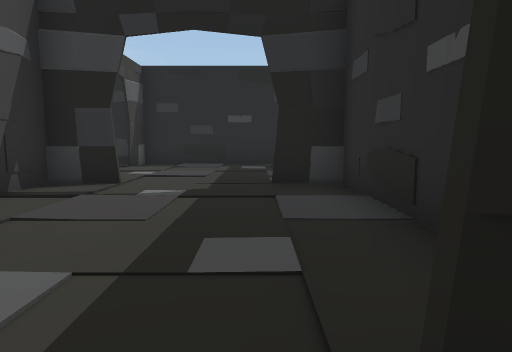
[1] (above)

17 first-person views from a walk through a 3-D level made in the Unity game engine. The camera is 1.4 m above the floor, tilts 6° down and sees 75° across. The floor is counted in squares, 2 m on a side. Each view is taken from the middle of a square. On the plan, view 1 faces up. The plan holds only what a view shows up to about 10 squares ahead; the rest is blank. The place goes on beyond the plan. The player character is not drawn.

[2]
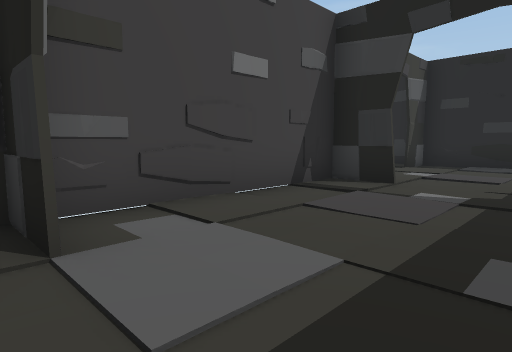

[3]
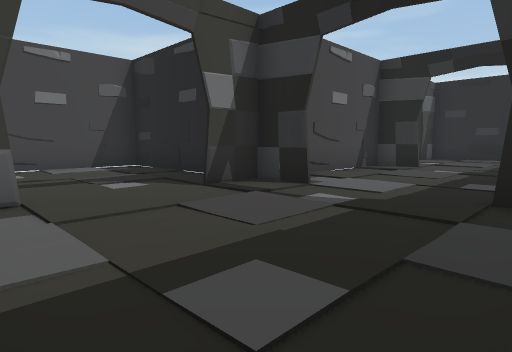

[4]
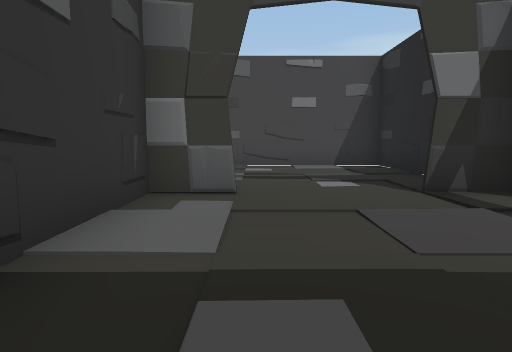

[5]
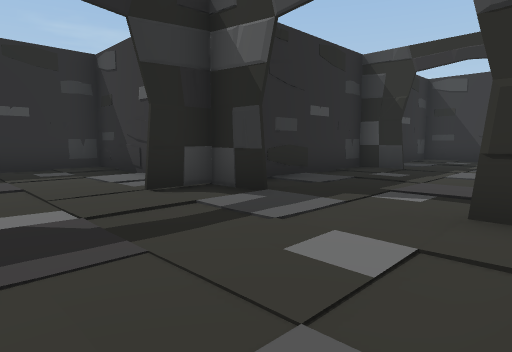

[6]
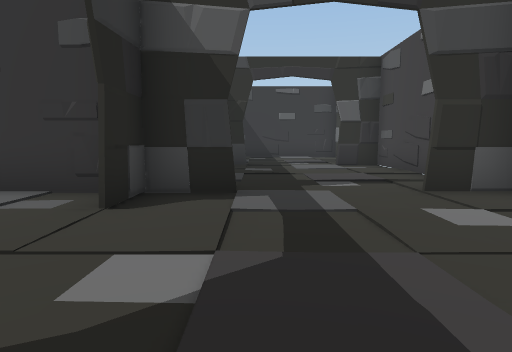

[7]
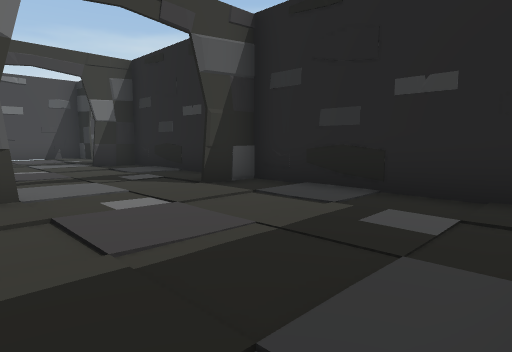

[8]
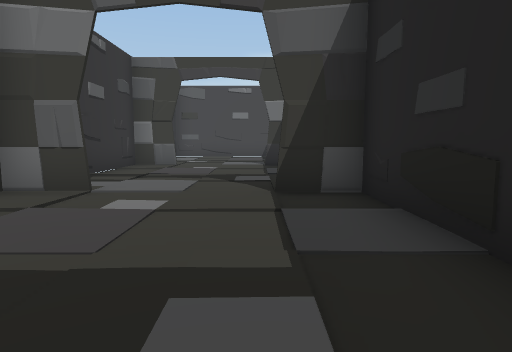

[9]
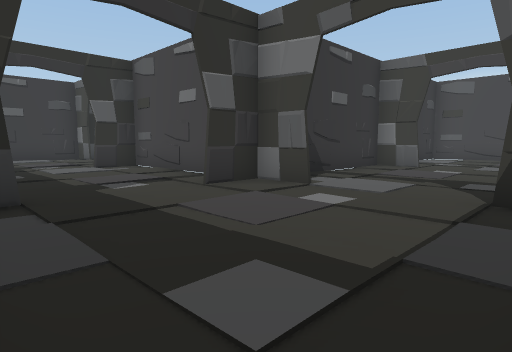

[10]
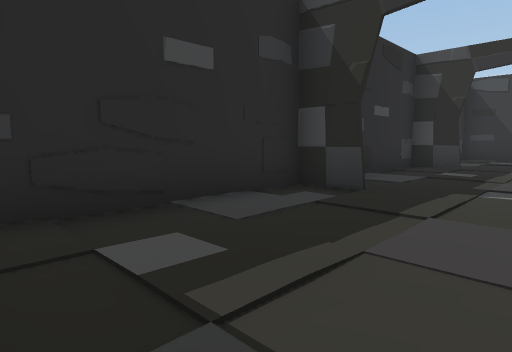

[11]
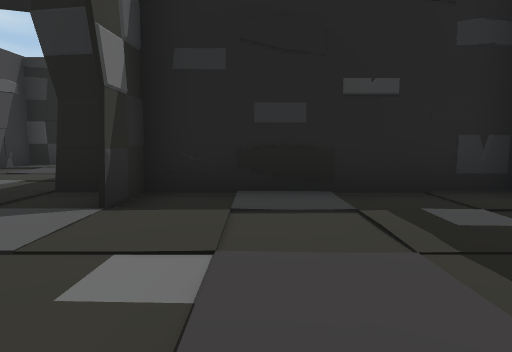

[12]
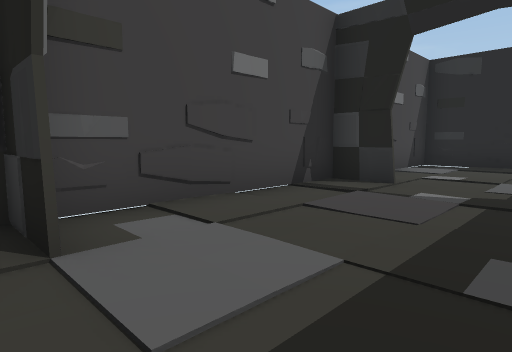

[13]
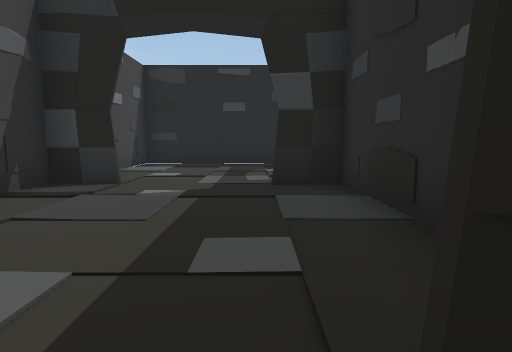

[14]
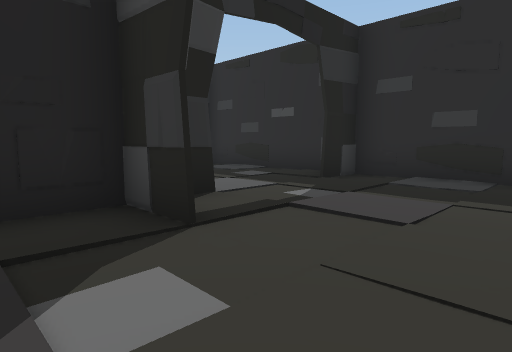

[15]
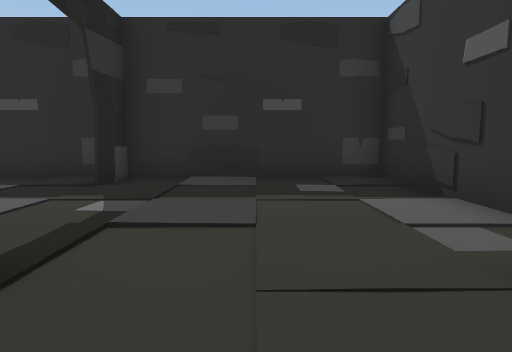

[16]
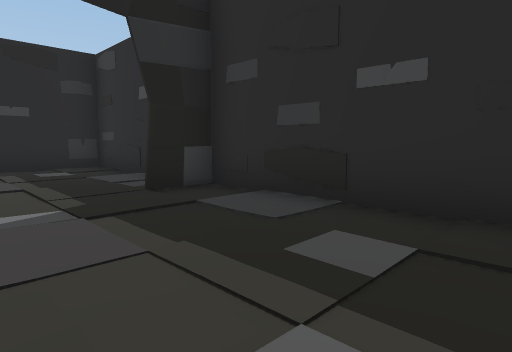

[17]
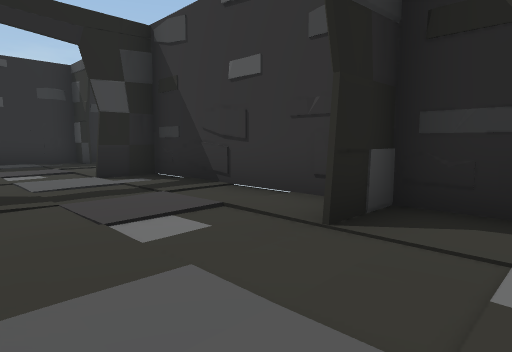

### Floor plan
Points are (right, up) in squares from view 1. A wall is a line through its corners. A room is listed if a view was taken in it or the views show most of it. See-through windows are left out.
Room 1 (views 1, 2, 3, 4, 5, 6, 7, 8, 9, 10, 11, 12, 13, 14, 15, 16, 17)
walls: (-3.5, 0.6) (-2.3, 0.6); (-2.3, 0.5) (-2.8, 0.4); (-2.2, 0.5) (-8.4, 0.5) (-8.4, -9.4) (-7.2, -9.4) (-7.8, -9.6); (-3.5, -0.7) (-3.5, 0.6); (0.2, 0.6) (1.5, 0.6); (-2.3, 5.5) (-2.7, 5.4); (-2.2, 5.5) (-3.6, 5.5) (-3.6, 6.8); (-3.5, 6.7) (-3.4, 6.3); (1.5, 0.5) (0.3, 0.5); (0.2, 5.6) (1.5, 5.6); (-3.5, 6.8) (-3.5, -0.7) (-3.6, -0.2); (1.5, 5.5) (0.3, 5.5); (-8.6, 5.5) (-8.6, 6.8); (-4.8, -4.4) (1.4, -4.4) (1.4, 10.4) (-9.7, 10.4); (-4.8, -4.5) (-4.3, -4.3); (-8.4, 6.7) (-8.4, 5.5); (-9.6, 5.6) (-2.3, 5.6); (-7.2, -4.5) (-8.5, -4.5); (-8.5, -4.4) (-7.2, -4.4); (-3.5, 10.5) (-3.5, 9.3); (-8.4, 10.5) (-8.4, 9.2); (-4.8, -9.4) (-3.5, -9.4) (-3.5, -3.2) (-3.5, -4.5) (-4.7, -4.5); (-7.2, -9.5) (-8.5, -9.5)

Positions as (right, up) in squares from view 1, and headings:
1: (0, 0), facing up
2: (0, 0), facing up-left
3: (1, -4), facing up-left
4: (1, -3), facing left
5: (-8, -1), facing down-right
6: (-5, 0), facing down
7: (1, 6), facing up-left
8: (1, 9), facing left
9: (1, 10), facing down-left
10: (-2, 10), facing down-right
11: (-7, 6), facing up
12: (-5, -10), facing up-left
13: (-5, -10), facing up
14: (-5, -3), facing up-right
15: (-5, -2), facing right
16: (-2, 1), facing up-right
17: (-10, 9), facing down-right
